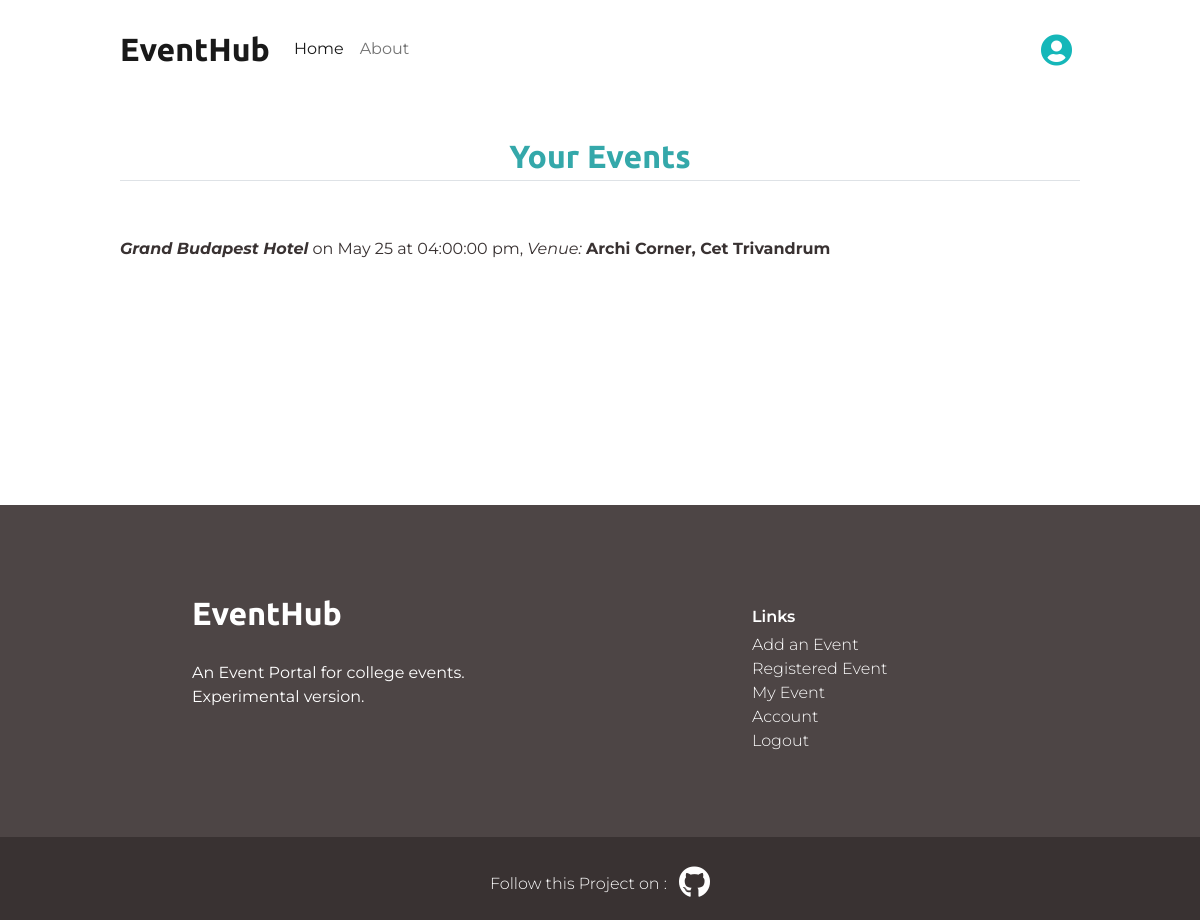
The app's page /reg_events (signed in) with its own data.
### event/models.py (models this page shows)
class Event(db.Model):
    id = db.Column(db.Integer,primary_key = True)
    name = db.Column(db.String(1200),nullable = False)
    posted = db.Column(db.DateTime,nullable=False,default = datetime.now())
    date = db.Column(db.Date,nullable=True)
    time = db.Column(db.Time,nullable=True)
    venue = db.Column(db.String(100),nullable = True)
    description = db.Column(db.String(2000),nullable = False)
    banner = db.Column(db.String(20),nullable=True,default='default.png')
    user_id = db.Column(db.Integer,db.ForeignKey('user.id'),nullable = False)
    max = db.Column(db.Integer,nullable =True)
    is_verified =  db.Column(db.Boolean, default=False)

### event/events/routes.py (the view)
@events.route("/reg_events")
@login_required
def reg_event():
    registered_event = Registered.query.filter_by(userId = current_user.id).all()
    x = len(registered_event)
    new_list = []
    for i in range(x):
        new_list.append(registered_event[i].eventId)
    event_list = []
    for i in new_list:
        event_list.append(Event.query.get_or_404(i))
    size = len(event_list)
    return render_template('registered_event.html',event_list =event_list,size = size)

### event/models.py (called while the page is built)
@login_manager.user_loader
def load_user(user_id):
    return User.query.get(int(user_id))

### event/templates/registered_event.html
{% extends "layout.html" %}
{% block content %}
<h1 class="text-center border-bottom">Your Events</h1>
<br>
<br>
{% if event_list %}
{% for i in range(size) %}
   <p><strong><em>{{ event_list[i].name }}</em></strong> on {{ event_list[i].date.strftime("%b %d")}} at {{ event_list[i].time }} pm, <em>Venue:</em> <strong>{{ event_list[i].venue }}</strong></p>
{% endfor %}
{% else %}
<div>You have not registered for any Events.</div>
{% endif %}
<br>
<br>
<br>
<br>
<br>
<br>
<br>
{% endblock content %}

### event/static/styles.css (style rules this page uses)
body { color: #393232; background-color: #ffffff; font-family: 'Montserrat', sans-serif; }
h1, h2, h3, h4, h5, h6 { color: #393232; }
h1 { font-family: 'Ubuntu', sans-serif; font-weight:700; font-size:2rem; line-height: 1.5; }
:root { --surface-color: #fff; --curve: 40; --bg-pink: #fef8f8; --black-color:#272343; --text-color:#393232; }
body { padding-top: 120px; }
.border-bottom { color:#34a8aa; }

### records on screen
Event: name "Grand Budapest Hotel", date "May 25", time "04:00:00", venue "Archi Corner, Cet Trivandrum"
